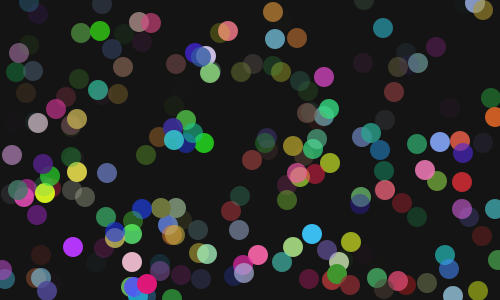
Frame 1 (no input)
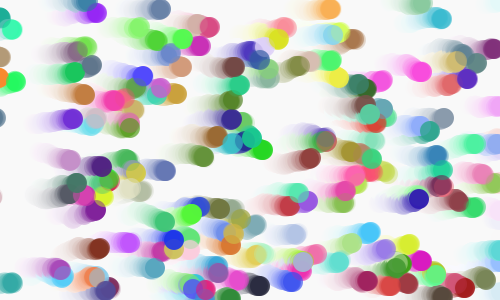
Frame 60 (the mouse pressed at the canvas centre just before this capture)
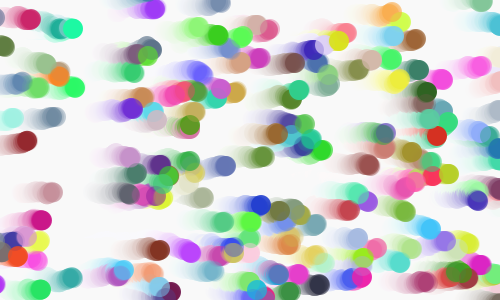
Frame 120 (the mouse held since frame 60 and released just before this capture)

The Processing sketch that drew these frames (run headless with seeded random() and noise(); from frame 60 on, the mouse is pressed at the canvas centre):

// Processing sketch: processing_45027
// ── processing_45027.pde

int num = 200; //número de objectos
Sketch [] mySketch = new Sketch [num];//iniciar objecto dando-lhe um nome

void setup(){
  
  size(500,300);//tamanho da janela
  background(0);// cor de fundo da janela
  frameRate(20);//número de "frames" por segundo
  
  for(int i=0; i<num; i=i+1){//criar variável
  mySketch[i] = new Sketch();
  }
}
  
void draw(){//iniciar variável
  
   for(int i=0; i<num; i=i+1){
   mySketch[i].update();//função de actualização
   mySketch[i].drawing();//função de desenhar
  }
  
  //definir o fundo para efeito de arrastamento do objecto
  fill(255,255,255,20);
  rect(0,0,width, height);
}
  
class Sketch{//definir a "class"
  
  float posX = int(random(width)); //definir posição horizontal da variável
  float posY = int(random(height)); //definir posição vertical da variável
  float r = int(random(255));//definir percentagem de cor "red"
  float g = int(random(255));//definir percentagem de cor "green"
  float b = int(random(255));//definir percentagem de cor "blue"
  
void update(){//iniciar variável para actualizar a animação
   if(posX > width){
   posX = -40;
   posY = random(height);
   r = random(255);
   g = random(255);
   b = random(255);
}
    //velocidade (movimento) da animação
    posX = posX + int(random(1,-1));
    posY = posY + int(random(-2,2));
  }
   
 void drawing(){//iniciar variável para desenhar o objecto
   smooth();//percentagem de pixelização
   noStroke();//sem contorno
   fill(r,g,b,random(255));//cor do preenchimento do objecto
   ellipse (posX,posY,20,20);//geometria do objecto
   //"posX" e "posY" são usados para desenhar o objecto
   //numa posição nova em cada frame
   
  }
}//fim da "class"
